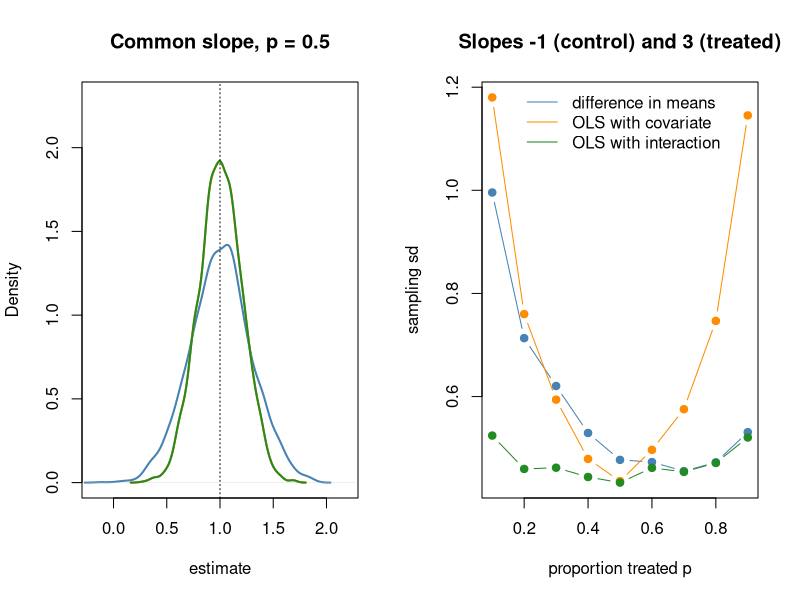

Here is the R script that generated this plot:
# Sampling distributions of three estimators of the average effect in a simulated CRE.
set.seed(0)
n <- 100; reps <- 3000

one_draw <- function(p, slope_c, slope_t) {
  x <- rnorm(n)
  y0 <- slope_c * x + rnorm(n)
  y1 <- 1 + slope_t * x + rnorm(n)                 # tau_sp = 1
  w <- seq_len(n) %in% sample(n, round(p * n))
  y <- ifelse(w, y1, y0)
  xc <- x - mean(x)
  c(dif = mean(y[w]) - mean(y[!w]),
    ols = unname(coef(lm(y ~ w + x))["wTRUE"]),
    inter = unname(coef(lm(y ~ w + x + w:xc))["wTRUE"]))
}

par(mfrow = c(1, 2))
est <- t(replicate(reps, one_draw(0.5, 1, 1)))
cols <- c("steelblue", "darkorange", "forestgreen")
plot(density(est[, "dif"]), col = cols[1], lwd = 2, xlim = c(-0.2, 2.2),
     ylim = c(0, 2.3), main = "Common slope, p = 0.5", xlab = "estimate")
lines(density(est[, "ols"]), col = cols[2], lwd = 2)
lines(density(est[, "inter"]), col = cols[3], lwd = 2)
abline(v = 1, lty = 3)
print(apply(est, 2, sd))

ps <- seq(0.1, 0.9, by = 0.1)
sds <- t(sapply(ps, function(p) apply(t(replicate(1500, one_draw(p, -1, 3))), 2, sd)))
matplot(ps, sds, type = "b", pch = 19, lty = 1, col = cols,
        xlab = "proportion treated p", ylab = "sampling sd",
        main = "Slopes -1 (control) and 3 (treated)")
legend("top", c("difference in means", "OLS with covariate", "OLS with interaction"),
       col = cols, lty = 1, bty = "n")
